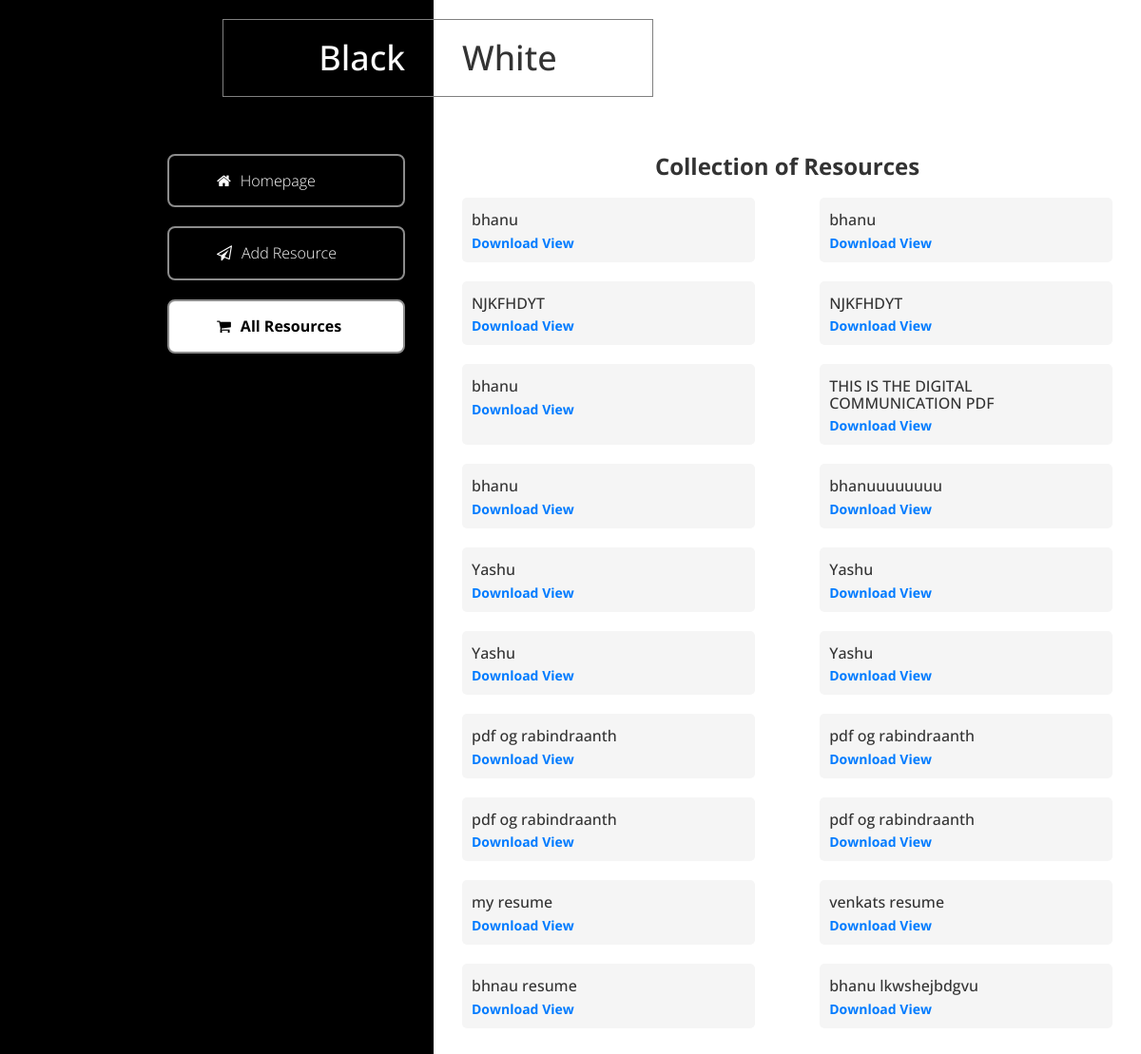
The page /display/ on the database as committed earlier.
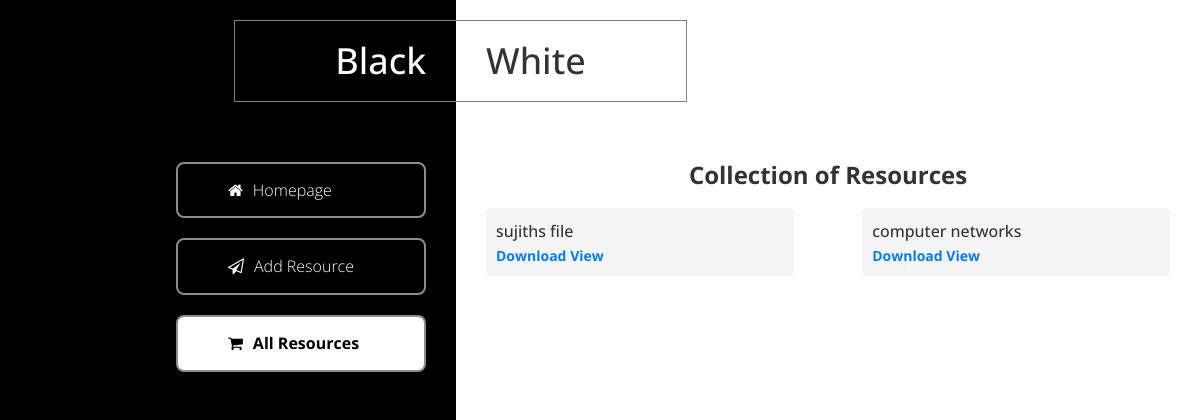
The same page on the database as committed later.
### webApp/models.py (models this page shows)
class resource(models.Model):
    desc = models.TextField()
    img = models.FileField(upload_to='pics')

### webApp/views.py (the view)
# urls.py: path('display/',display,name="display"),
def display(request):
    reso = resource.objects.all()
    k = 0
    dic = []
    for i in reso:
        temp = dict()
        temp['id'] = str(k)
        temp['desc'] = i.desc
        temp['file'] = str(i.img)
        dic.append(temp)
        k += 1
    return render(request,'products.html', {'dic' : dic})

### templates/products.html (shortened to what this page needs)
{% load static %}
<!DOCTYPE html>
<html lang="en">
<head>
    <link href="{% static 'css/bootstrap.min.css' %}" rel="stylesheet" type="text/css">
    <link href="{% static 'css/font-awesome.min.css' %}" rel="stylesheet" type="text/css">
    <link href="{% static 'css/templatemo_style.css' %}" rel="stylesheet" type="text/css">
</head>
<body>
    <div class="templatemo-container">
        <div class="col-lg-6 col-md-6 col-sm-6 col-xs-12 black-bg left-container">
            <h1 class="logo-left hidden-xs margin-bottom-60">Black</h1>
            <div class="tm-left-inner-container">
                <ul class="nav nav-stacked templatemo-nav">
                    <li><a href="/"><i class="fa fa-home fa-medium"></i>Homepage</a></li>
                    <li><a href="/services/"><i class="fa fa-send-o fa-medium"></i>Add Resource</a></li>
                    <li><a href="/display/" class="active"><i class="fa fa-shopping-cart fa-medium"></i>All Resources</a></li>
                </ul>
            </div>
        </div>
        <div class="col-lg-6 col-md-6 col-sm-6 col-xs-12 white-bg right-container">
            <h1 class="logo-right hidden-xs margin-bottom-60">White</h1>
            <div class="tm-right-inner-container">
                <h1 class="templatemo-header"> <b>Collection of Resources</b> </h1>
                <div class="file-container">
                    {% for i in dic %}
                    <div class="file-item">
                        <h6 class="file-description">{{ i.desc }}</h6>
                        <a class="file-link" href="/media/{{ i.file }}" download="{{ i.file }}">Download</a>
                        <a class="file-link" href="/media/{{ i.file }}" target="_blank">View</a>
                    </div>
                    {% endfor %}
                </div>
            </div>
        </div>
    </div>
</body>
</html>

### STATIC/css/templatemo_style.css (style rules this page uses)
* { font-family: 'Open Sans', sans-serif; }
html, body { height: 100%; }
h1, h2 { margin-bottom: 20px; }
.templatemo-container { display: table; width: 100%; height: 100%; table-layout: fixed; }
.left-container { display: table-cell; float: none; width: 38%; padding-bottom: 20px; padding-left: 30px; padding-right: 0; }
.right-container { display: table-cell; float: none; width: 62%; padding-bottom: 20px; padding-left: 0; padding-right: 30px; vertical-align: top; }
.black-bg { color: white; background-color: black; }
.white-bg { background-color: white; }
.tm-left-inner-container { margin-right: 30px; }
.tm-right-inner-container { margin-left: 30px; max-width: 710px; }
.logo-left { border-top: 1px solid gray; border-right: none; border-bottom: 1px solid gray; border-left: 1px solid gray; float: right; padding: 20px 30px 20px 100px; text-align: right; }
.logo-right { border-top: 1px solid gray; border-right: 1px solid gray; border-bottom: 1px solid gray; border-left: none; float: left; padding: 20px 100px 20px 30px; }
.templatemo-nav { clear: both; font-size: 16px; font-weight: 300; float: right; min-width: 250px; }
.templatemo-nav>li>a { border: 2px solid #8C8C8C; border-radius: 8px; color: white; padding: 15px 50px; margin-bottom: 20px; transition: background-color 0.3s; }
.templatemo-nav>li>a:hover, .templatemo-nav>li>a:focus, .templatemo-nav>li>a.active { background-color: #fff; color: #000; font-weight: 700; }
.templatemo-nav>li>a>.fa { margin-right: 10px; }
.templatemo-header { clear: both; font-size: 30px; margin-top: 0; }
.margin-bottom-60 { margin-bottom: 60px; }

### templates/products.html (style rules this page uses)
.templatemo-header { text-align: center; font-size: 24px; margin-bottom: 20px; }
.file-container { display: flex; flex-wrap: wrap; justify-content: space-between; }
.file-item { background-color: #f5f5f5; padding: 10px; margin-bottom: 20px; width: 45%; border-radius: 5px; }
.file-description { font-size: 16px; margin: 5px 0; }
.file-link { color: #007bff; text-decoration: none; font-weight: bold; }

Rows that differ between the two databases and show on the page:
removed resource: desc "bhanu"
removed resource: desc "bhanu"
removed resource: desc "NJKFHDYT"
removed resource: desc "NJKFHDYT"
removed resource: desc "bhanu"
removed resource: desc "THIS IS THE DIGITAL COMMUNICATION PDF"
removed resource: desc "bhanu"
removed resource: desc "bhanuuuuuuuu"
removed resource: desc "Yashu"
removed resource: desc "Yashu"
removed resource: desc "Yashu"
removed resource: desc "Yashu"
removed resource: desc "pdf og rabindraanth"
removed resource: desc "pdf og rabindraanth"
removed resource: desc "pdf og rabindraanth"
removed resource: desc "pdf og rabindraanth"
removed resource: desc "my resume"
removed resource: desc "venkats resume"
removed resource: desc "bhnau resume"
removed resource: desc "bhanu lkwshejbdgvu"
added resource: desc "sujiths file"
added resource: desc "computer networks"
Other text that changed with them:
new list line: "Download View"
list line gone: "Download View"
